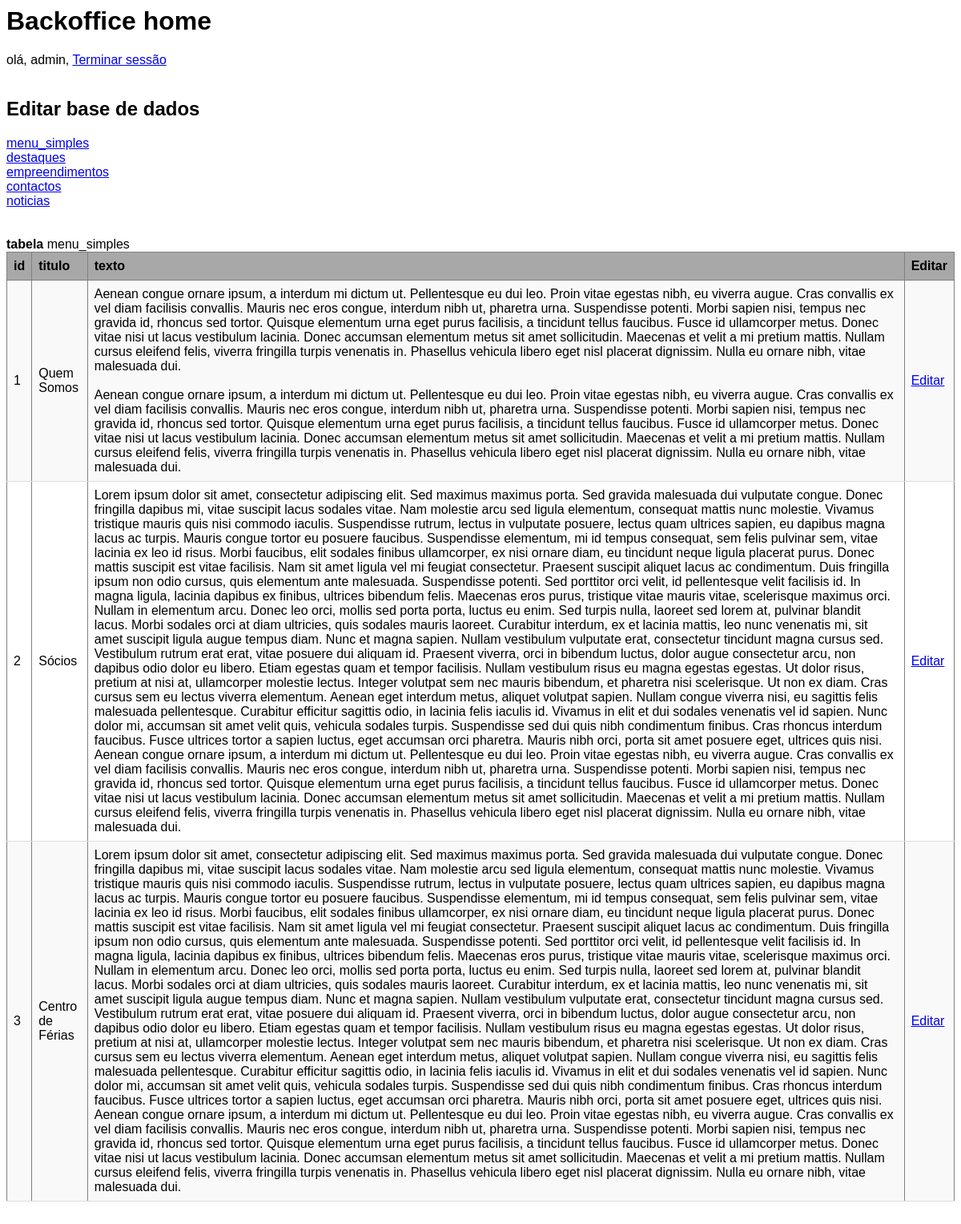
Screenshot of /backoffice/home.php?tabela=menu_simples (signed in) with the database file from the repository.
### tables this page shows
CREATE TABLE `menu_simples` (
  `id` int(11) NOT NULL,
  `titulo` varchar(100) NOT NULL,
  `texto` longtext NOT NULL
);

### helpers/bd_helper.php (called while the page is built, shortened)
<?php
$pdo = new PDO('mysql:host=localhost;dbname=construcao_e_habitacao_bd', 'root', '');
function selectSQL($sql){
    global $pdo;
    $consult = $pdo->query($sql);
    $result = $consult->fetchAll(PDO::FETCH_ASSOC);
    return $result;
}
?>

### backoffice/home.php (the view, shortened to what this page needs)
<?php
function fazer_tabela($sql_statment){
	$tabela = explode(" ", $sql_statment)[sizeof(explode(" ", $sql_statment))-1];
	echo "<b>tabela</b> " . $tabela;
	$sqla = selectSQL($sql_statment);
if (!empty($sqla)) {
    echo "<table class='tabela_outputs_db' border='1'>";
    echo "<tr>";
    foreach ($sqla[0] as $key => $value) {
        echo "<th>$key</th>";
    }
    echo "<th>Editar</th>";
    echo "</tr>";
    foreach ($sqla as $item) {
        echo "<tr>";
        foreach ($item as $value) {
            echo "<td>$value</td>";
        }
        echo "<td><a href='editar.php?tabela=" . $tabela . "&id=" . $item['id'] ."'>Editar</a></td>";
        echo "</tr>";
    }
    echo "</table><br><br>";
} else {
    echo "No results found.";
}
}
?>
<html lang="pt">
<head>
</head>
<body>
<h1>Backoffice home</h1>
olá, <?php echo $_COOKIE['utilizador'] ?>, <a href="logout.php">Terminar sessão</a>
<br><br>
<h2>Editar base de dados</h2>
<a href="?tabela=menu_simples">menu_simples</a><br>
<a href="?tabela=destaques">destaques</a><br>
<a href="?tabela=empreendimentos">empreendimentos</a><br>
<a href="?tabela=contactos">contactos</a><br>
<a href="?tabela=noticias">noticias</a><br>
<br><br>
<?php
if (isset($_GET['tabela'])) {
		$statment = "SELECT * FROM " . $_GET['tabela'];
		fazer_tabela($statment);
} else{
	echo "Selecione uma das tabelas acima para editar a mesma";
}
?>
</body>
</html>

### backoffice/home.php (style rules this page uses)
body { font-family: Arial, sans-serif; font-size: 16px; }
table { border-collapse: collapse; width: 100%; }
th { background-color: #a8a8a8; text-align: left; padding: 8px; }
tr:nth-child(even) { background-color: #f9f9f9; }
td { padding: 8px; border-bottom: 1px solid #ddd; }

### rows the page displays
menu_simples: id "1", titulo "Quem Somos", texto "Aenean congue ornare ipsum, a interdum mi dictum ut. Pellentesque eu dui leo. Proin vitae egestas nibh, eu viverra augue. Cras convallis ex vel diam facilisis convallis. Mauris nec eros congue, interdum nibh ut, pharetra urna. Suspendisse potenti. Morbi sapien nisi, tempus nec gravida id, rhoncus sed tortor. Quisque elementum urna eget purus facilisis, a tincidunt tellus faucibus. Fusce id ullamcorper metus. Donec vitae nisi ut lacus vestibulum lacinia. Donec accumsan elementum metus sit amet sollicitudin. Maecenas et velit a mi pretium mattis. Nullam cursus eleifend felis, viverra fringilla turpis venenatis in. Phasellus vehicula libero eget nisl placerat dignissim. Nulla eu ornare nibh,…"
menu_simples: id "2", titulo "Sócios", texto "Lorem ipsum dolor sit amet, consectetur adipiscing elit. Sed maximus maximus porta. Sed gravida malesuada dui vulputate congue. Donec fringilla dapibus mi, vitae suscipit lacus sodales vitae. Nam molestie arcu sed ligula elementum, consequat mattis nunc molestie. Vivamus tristique mauris quis nisi commodo iaculis. Suspendisse rutrum, lectus in vulputate posuere, lectus quam ultrices sapien, eu dapibus magna lacus ac turpis. Mauris congue tortor eu posuere faucibus. Suspendisse elementum, mi id tempus consequat, sem felis pulvinar sem, vitae lacinia ex leo id risus. Morbi faucibus, elit sodales finibus ullamcorper, ex nisi ornare diam, eu tincidunt neque ligula placerat purus. Donec mattis…"
menu_simples: id "3", titulo "Centro de Férias", texto "Lorem ipsum dolor sit amet, consectetur adipiscing elit. Sed maximus maximus porta. Sed gravida malesuada dui vulputate congue. Donec fringilla dapibus mi, vitae suscipit lacus sodales vitae. Nam molestie arcu sed ligula elementum, consequat mattis nunc molestie. Vivamus tristique mauris quis nisi commodo iaculis. Suspendisse rutrum, lectus in vulputate posuere, lectus quam ultrices sapien, eu dapibus magna lacus ac turpis. Mauris congue tortor eu posuere faucibus. Suspendisse elementum, mi id tempus consequat, sem felis pulvinar sem, vitae lacinia ex leo id risus. Morbi faucibus, elit sodales finibus ullamcorper, ex nisi ornare diam, eu tincidunt neque ligula placerat purus. Donec mattis…"

### other values shown
$_COOKIE['utilizador'] "admin"
$tabela "menu_simples"
$key "id"
$key "titulo"
$key "texto"
